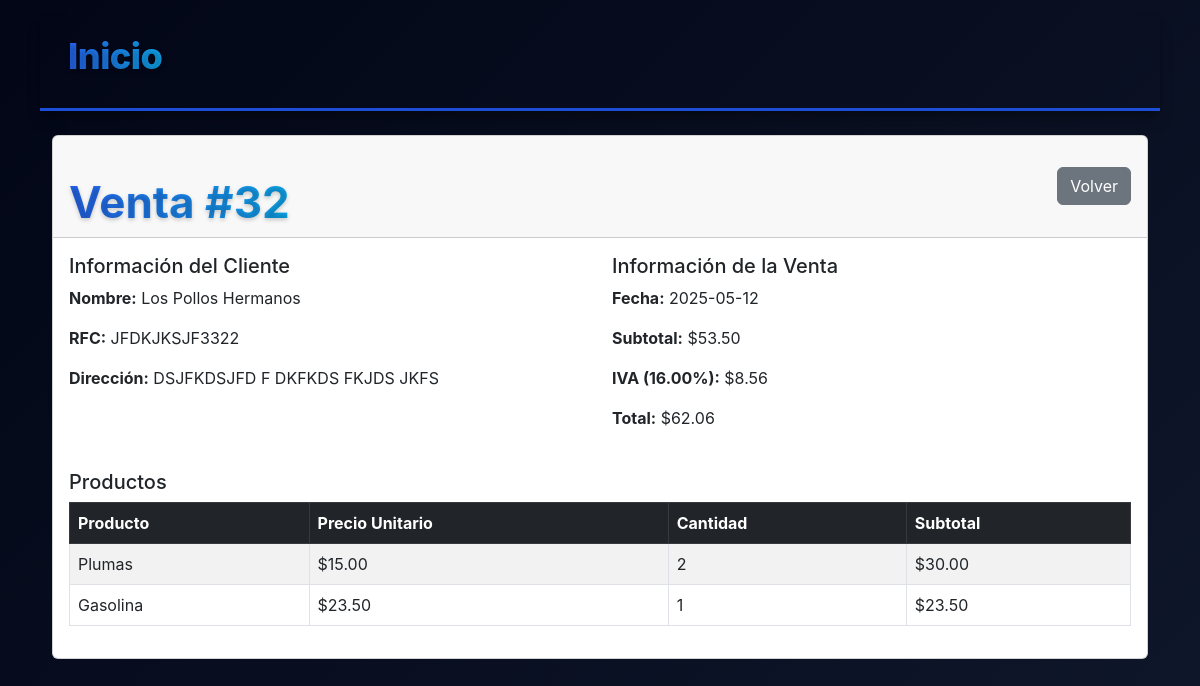
/modules/sales/view.php?id=32 (signed in), run on the app's committed database.
### tables this page shows
CREATE TABLE `sales` (
  `id` int(11) NOT NULL,
  `client_id` int(11) NOT NULL,
  `sale_date` date NOT NULL,
  `subtotal` decimal(10,2) NOT NULL,
  `tax_percentage` decimal(5,2) NOT NULL,
  `tax_amount` decimal(10,2) NOT NULL,
  `total` decimal(10,2) NOT NULL,
  `created_at` timestamp NOT NULL DEFAULT current_timestamp(),
  `client_type` enum('person','company') NOT NULL DEFAULT 'person'
);

CREATE TABLE `sale_details` (
  `id` int(11) NOT NULL,
  `sale_id` int(11) NOT NULL,
  `product_id` int(11) NOT NULL,
  `quantity` int(11) NOT NULL,
  `unit_price` decimal(10,2) NOT NULL,
  `subtotal` decimal(10,2) NOT NULL
);

CREATE TABLE `products` (
  `id` int(11) NOT NULL,
  `name` varchar(100) NOT NULL,
  `description` text DEFAULT NULL,
  `price` decimal(10,2) NOT NULL,
  `created_at` timestamp NOT NULL DEFAULT current_timestamp()
);

### modules/sales/view.php (the view, shortened to what this page needs)
<?php
require_once '../../includes/header.php';
$db   = new Database();
$conn = $db->connect();
$stmt = $conn->prepare("
    SELECT
      s.*,
      CASE
        WHEN s.client_type = 'person'  THEN CONCAT(c.last_name, ' ', c.first_name)
        WHEN s.client_type = 'company' THEN co.business_name
      END AS client_name,
      CASE
        WHEN s.client_type = 'person'  THEN c.rfc
        WHEN s.client_type = 'company' THEN co.rfc
      END AS client_rfc,
      CASE
        WHEN s.client_type = 'person'  THEN c.address
        WHEN s.client_type = 'company' THEN co.fiscal_address
      END AS client_address
    FROM sales AS s
    LEFT JOIN clients   AS c  ON (s.client_type = 'person'  AND s.client_id = c.id)
    LEFT JOIN companies AS co ON (s.client_type = 'company' AND s.client_id = co.id)
    WHERE s.id = :id
");
$stmt->bindParam(':id', $_GET['id'], PDO::PARAM_INT);
$stmt->execute();
$sale = $stmt->fetch(PDO::FETCH_ASSOC);
$detailStmt = $conn->prepare("
    SELECT sd.*, p.name AS product_name
    FROM sale_details AS sd
    JOIN products AS p ON sd.product_id = p.id
    WHERE sd.sale_id = :sale_id
");
$detailStmt->bindParam(':sale_id', $_GET['id'], PDO::PARAM_INT);
$detailStmt->execute();
$sale_details = $detailStmt->fetchAll(PDO::FETCH_ASSOC);
?>
<!DOCTYPE html>
<html lang="es">
<head>
  <link href="https://cdn.jsdelivr.net/npm/bootstrap@5.3.0/dist/css/bootstrap.min.css" rel="stylesheet">
  <link rel="stylesheet" href="/swift_invoice/assets/css/tableClients.css">
</head>
<body>
  <nav class="navbar navbar-expand navbar-custom py-2 sticky-top">
    <div class="container-fluid">
      <a class="navbar-brand navbar-brand-custom ms-3" href="/swift_invoice">Inicio</a>
    </div>
  </nav>
  <div class="container my-4">
    <div class="card">
      <div class="card-header d-flex justify-content-between align-items-center">
        <h2 class="card-title mb-0">Venta #<?php echo htmlspecialchars($sale['id']); ?></h2>
        <a href="index.php" class="btn btn-secondary">Volver</a>
      </div>
      <div class="card-body">
        <div class="row mb-4">
          <div class="col-md-6">
            <h5>Información del Cliente</h5>
            <p><strong>Nombre:</strong> <?php echo htmlspecialchars($sale['client_name']); ?></p>
            <p><strong>RFC:</strong> <?php echo htmlspecialchars($sale['client_rfc'] ?? 'N/A'); ?></p>
            <p><strong>Dirección:</strong> <?php echo nl2br(htmlspecialchars($sale['client_address'] ?? 'N/A')); ?></p>
          </div>
          <div class="col-md-6">
            <h5>Información de la Venta</h5>
            <p><strong>Fecha:</strong> <?php echo htmlspecialchars($sale['sale_date']); ?></p>
            <p><strong>Subtotal:</strong> $<?php echo number_format($sale['subtotal'], 2); ?></p>
            <p><strong>IVA (<?php echo htmlspecialchars($sale['tax_percentage']); ?>%):</strong> $<?php echo number_format($sale['tax_amount'], 2); ?></p>
            <p><strong>Total:</strong> $<?php echo number_format($sale['total'], 2); ?></p>
          </div>
        </div>
        <h5>Productos</h5>
        <?php if (empty($sale_details)): ?>
          <p>No hay productos registrados para esta venta.</p>
        <?php else: ?>
          <div class="table-responsive">
            <table class="table table-striped table-bordered">
              <thead class="table-dark">
                <tr>
                  <th>Producto</th>
                  <th>Precio Unitario</th>
                  <th>Cantidad</th>
                  <th>Subtotal</th>
                </tr>
              </thead>
              <tbody>
                <?php foreach ($sale_details as $detail): ?>
                  <tr>
                    <td><?php echo htmlspecialchars($detail['product_name']); ?></td>
                    <td>$<?php echo number_format($detail['unit_price'], 2); ?></td>
                    <td><?php echo htmlspecialchars($detail['quantity']); ?></td>
                    <td>$<?php echo number_format($detail['subtotal'], 2); ?></td>
                  </tr>
                <?php endforeach; ?>
              </tbody>
            </table>
          </div>
        <?php endif; ?>
      </div>
    </div>
  </div>
  <?php require_once '../../includes/footer.php'; ?>
</body>
</html>

### assets/css/main.css (style rules this page uses)
:root { --primary: #2563eb; --primary-dark: #1d4ed8; --secondary: #0ea5e9; --text: #e5e7eb; --text-light: #9ca3af; --bg-dark: #0f172a; --card-bg: #1e293b; --border: #334155; --danger: #ef4444; --shadow: 0 10px 15px -3px rgba(0, 0, 0, 0.3), 0 4px 6px -4px rgba(0, 0, 0, 0.3); }
body { font-family: 'Segoe UI', Tahoma, Geneva, Verdana, sans-serif; margin: 0; padding: 0; background-color: var(--bg-dark); color: var(--text); }
.container { width: 100%; max-width: 1200px; margin: 0 auto; padding: 0 15px; }
.card-title { font-size: 1.3rem; font-weight: 700; margin: 0; margin-bottom: 0.5rem; }

### assets/css/tableClients.css (style rules this page uses)
:root { --primary: #2563eb; --primary-dark: #1d4ed8; --primary-light: rgba(37, 99, 235, 0.1); --secondary: #0ea5e9; --text: #e5e7eb; --text-light: #9ca3af; --text-lighter: #6b7280; --bg-dark: #0f172a; --bg-darker: #020617; --card-bg: #1e293b; --card-hover: #334155; --border-dark: #334155; --border-light: #475569; --danger: #ef4444; --success: #10b981; --warning: #f59e0b; --purple: #8b5cf6; --shadow: 0 10px 15px -3px rgba(0, 0, 0, 0.3), 0 4px 6px -4px rgba(0, 0, 0, 0.3); --shadow-hover: 0 20px 25px -5px rgba(0, 0, 0, 0.4), 0 10px 10px -5px rgba(0, 0, 0, 0.2); --glow: 0 0 15px rgba(59, 130, 246, 0.4); --transition-smooth: all 0.3s cubic-bezier(0.25, 0.8, 0.25, 1); --transition-bounce: all 0.4s cubic-bezier(0.175, 0.885, 0.32, 1.275); --radius-sm: 0.5rem; --radius-md: 1rem; --radius-lg: 1.5rem; --radius-xl: 2rem; }
body { background: linear-gradient(135deg, var(--bg-darker), var(--bg-dark)); font-family: 'Inter', sans-serif; color: var(--text); padding: 1rem 2.5rem; }
html, body { height: 100%; overflow-x: hidden; overflow-y: auto; }
.card-title { margin-bottom: 0.75rem; color: var(--white); font-size: 2.75rem; padding-top: 2rem; font-weight: 700; background: linear-gradient(to right, var(--primary), var(--secondary)); -webkit-background-clip: text; background-clip: text; color: transparent; text-shadow: 0 2px 4px rgba(0, 0, 0, 0.2); }
.table-responsive { background-color: transparent; }
.navbar-custom { background: transparent !important; position: relative; box-shadow: var(--shadow) !important; border-bottom: 3px solid var(--primary-dark) !important; }
.navbar-brand-custom { font-family: 'Inter', -apple-system, BlinkMacSystemFont, 'Segoe UI', Roboto, Oxygen, Ubuntu, Cantarell, sans-serif; margin-bottom: 0.75rem; font-size: 2.25rem; font-weight: 800; letter-spacing: -0.5px; background: linear-gradient(to right, var(--primary), var(--secondary)); -webkit-background-clip: text; background-clip: text; color: transparent; text-shadow: 0 2px 4px rgba(0, 0, 0, 0.2); }

### data on the page
sales: sale_date "2025-05-12", subtotal "53.50", tax_percentage "16.00", tax_amount "8.56", total "62.06"
sale_details: product.name "Plumas", unit_price "15.00", quantity "2", subtotal "30.00"
sale_details: product.name "Gasolina", unit_price "23.50", quantity "1", subtotal "23.50"

### other printed values
$sale['client_name'] "Los Pollos Hermanos"
$sale['client_rfc'] "JFDKJKSJF3322"
$sale['client_address'] "DSJFKDSJFD F DKFKDS FKJDS JKFS"
